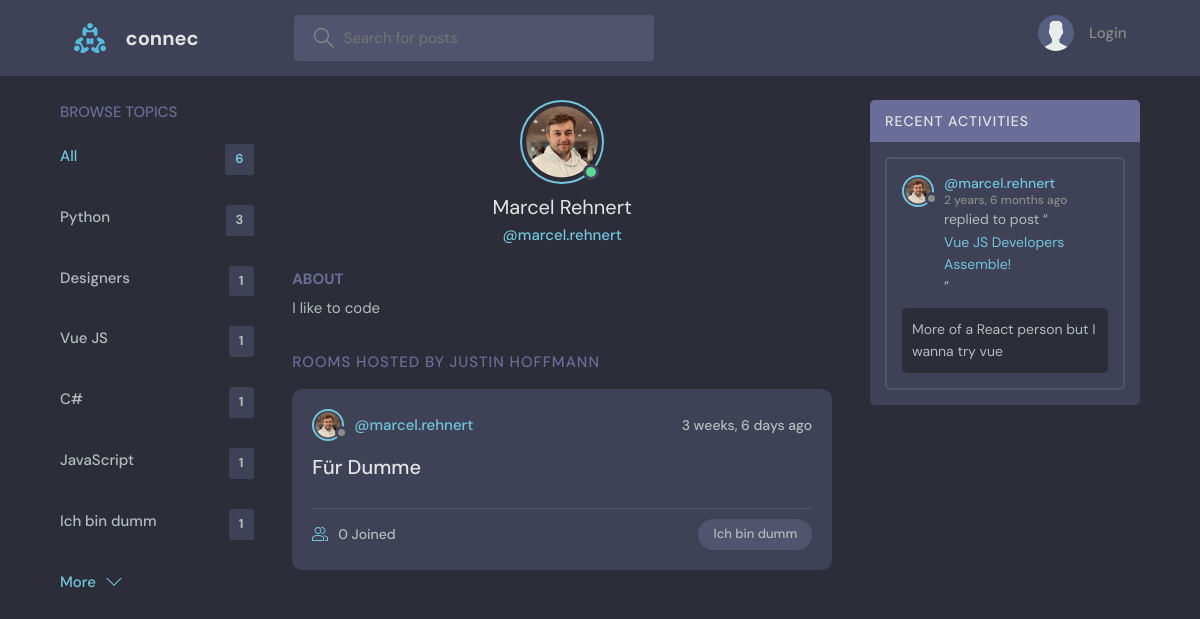
The page /profile/4/ on the database its author committed.
### base/models.py (models this page shows, shortened)
class Topic(models.Model):
    name = models.CharField(max_length=200)

class User(AbstractUser):
    name = models.CharField(max_length=200, null=True)
    email = models.EmailField(unique=True, null=True)
    bio = models.TextField(null=True)
    avatar = models.ImageField(null=True, default="avatar.svg")
    USERNAME_FIELD = 'email'
    REQUIRED_FIELDS = []

class Room(models.Model):
    host = models.ForeignKey(User, on_delete=models.SET_NULL, null=True)
    topic = models.ForeignKey(Topic, on_delete=models.SET_NULL, null=True)
    name = models.CharField(max_length=200)
    description = models.TextField(null=True, blank=True)
    participants = models.ManyToManyField(
        User, related_name='participants', blank=True)
    updated = models.DateTimeField(auto_now=True)
    created = models.DateTimeField(auto_now_add=True)
    class Meta:
        ordering = ['-updated', '-created']
    def __str__(self):
        return self.name

class Message(models.Model):
    user = models.ForeignKey(User, on_delete=models.CASCADE)
    room = models.ForeignKey(Room, on_delete=models.CASCADE)
    body = models.TextField()
    updated = models.DateTimeField(auto_now=True)
    created = models.DateTimeField(auto_now_add=True)
    class Meta:
        ordering = ['-updated', '-created']

### base/views.py (the view)
# urls.py: path('profile/<str:pk>/', views.userProfile, name="user-profile"),
def userProfile(request, pk):
    user = User.objects.get(id=pk)
    rooms = user.room_set.all()
    room_messages = user.message_set.all()
    topics = Topic.objects.all()
    context = {'user': user, 'rooms': rooms,
               'room_messages': room_messages, 'topics': topics}
    return render(request, 'base/profile.html', context)

### base/templates/base/profile.html (shortened to what this page needs)
{% extends 'main.html' %}
{% block content %}
<main class="profile-page layout layout--3">
  <div class="container">
    {% include 'base/topics_component.html' %}
    <div class="roomList">
      <div class="profile">
        <div class="profile__avatar">
          <div class="avatar avatar--large active">
            <img src="{{user.avatar.url}}" />
          </div>
        </div>
        <div class="profile__info">
          <h3>{{user.name}}</h3>
          <p>@{{user.username}}</p>
        </div>
        <div class="profile__about">
          <h3>About</h3>
          <p>
            {{user.bio}}
          </p>
        </div>
      </div>
      <div class="roomList__header">
        <div>
          <h2>Rooms hosted by Justin Hoffmann</a>
          </h2>
        </div>
      </div>
      {% include 'base/feed_component.html' %}
    </div>
    {% include 'base/activity_component.html' %}
  </div>
</main>
{% endblock content %}

### templates/main.html (shortened to what this page needs)
<!DOCTYPE html>
{% load static %}
<html lang="en">
<head>
    <link rel="stylesheet" href="{% static 'styles/style.css' %}" />
</head>
<body>
    {% include 'navbar.html' %}
    {% block content %}
    {% endblock %}
</body>
</html>

### templates/navbar.html (shortened to what this page needs)
{% load static %}
<header class="header header--loggedIn">
    <div class="container">
        <a href="{% url 'home' %}" class="header__logo">
            <img src="{% static 'images/logo.svg' %}" />
            <h1>connec</h1>
        </a>
        <form class="header__search" method="GET" action="{% url 'home' %}">
            <label>
                <input name="q" placeholder="Search for posts" />
            </label>
        </form>
        <nav class="header__menu">
            {% if request.user.is_authenticated %}
            <div class="header__user">
                <a href="{% url 'update-user' %}">
                    <div class="avatar avatar--medium active">
                        <img src="{{request.user.avatar.url}}" />
                    </div>
                    <p>{{request.user.username}} <span>@{{request.user.username}}</span></p>
                </a>
                <button class="dropdown-button">
                    <svg version="1.1" xmlns="http://www.w3.org/2000/svg" width="32" height="32" viewBox="0 0 32 32">
                        <title>chevron-down</title>
                        <path d="M16 21l-13-13h-3l16 16 16-16h-3l-13 13z"></path>
                    </svg>
                </button>
            </div>
            {% else %}
            <a href="{% url 'login' %}">
                <img src="{% static 'images/avatar.svg' %}" />
                <p>Login</p>
            </a>
            {% endif %}
        </nav>
    </div>
</header>

### base/templates/base/topics_component.html
<div class="topics">
    <div class="topics__header">
        <h2>Browse Topics</h2>
    </div>
    <ul class="topics__list">
        <li>
            <a href="{% url 'home' %}" class="active">All <span>{{topics.count}}</span></a>
        </li>
        {% for topic in topics %}
        <li>
            <a href="{% url 'home' %}?q={{topic.name}}">{{topic.name}}<span>{{topic.room_set.all.count}}</span></a>
        </li>
        {% endfor %}
    </ul>
    <a class="btn btn--link" href="{% url 'topics' %}">
        More
        <svg version="1.1" xmlns="http://www.w3.org/2000/svg" width="32" height="32" viewBox="0 0 32 32">
            <title>chevron-down</title>
            <path d="M16 21l-13-13h-3l16 16 16-16h-3l-13 13z"></path>
        </svg>
    </a>
</div>

### base/templates/base/feed_component.html (shortened to what this page needs)
{% for room in rooms %}
<div class="roomListRoom">
    <div class="roomListRoom__header">
        <a href="{% url 'user-profile' room.host.id %}" class="roomListRoom__author">
            <div class="avatar avatar--small">
                <img src="{{room.host.avatar.url}}" />
            </div>
            <span>@{{room.host.username}}</span>
        </a>
        <div class="roomListRoom__actions">
            <span>{{room.created|timesince}} ago</span>
        </div>
    </div>
    <div class="roomListRoom__content">
        <a href="{% url 'room' room.id %}">{{room.name}}</a>
    </div>
    <div class="roomListRoom__meta">
        <a href="{% url 'room' room.id %}" class="roomListRoom__joined">
            {{room.participants.all.count}} Joined
        </a>
        <p class="roomListRoom__topic">{{room.topic.name}}</p>
    </div>
</div>
{% endfor %}

### base/templates/base/activity_component.html (shortened to what this page needs)
<div class="activities">
    <div class="activities__header">
        <h2>Recent Activities</h2>
    </div>
    {% for message in room_messages %}
    <div class="activities__box">
        <div class="activities__boxHeader roomListRoom__header">
            <a href="{% url 'user-profile' message.user.id %}" class="roomListRoom__author">
                <div class="avatar avatar--small">
                    <img src="{{message.user.avatar.url}}" />
                </div>
                <p>
                    @{{message.user.username}}
                    <span>{{message.created|timesince}} ago</span>
                </p>
            </a>
        </div>
        <div class="activities__boxContent">
            <p>replied to post “<a href="{% url 'room' message.room.id %}">{{message.room}}</a>”</p>
            <div class="activities__boxRoomContent">{{message.body}}</div>
        </div>
    </div>
    {% endfor %}
</div>

### rows shown on the page
Topic: name "Python", room_set.all.count "3"
Topic: name "Designers", room_set.all.count "1"
Topic: name "Vue JS", room_set.all.count "1"
Topic: name "C#", room_set.all.count "1"
Topic: name "JavaScript", room_set.all.count "1"
Topic: name "Ich bin dumm", room_set.all.count "1"
User: avatar (picture), name "Marcel Rehnert", username "marcel.rehnert", bio "I like to code"
Room: host.avatar (picture), host.username "marcel.rehnert", created "3 weeks, 6 days", name "Für Dumme", participants.all.count "0", topic.name "Ich bin dumm"
Message: user.avatar (picture), user.username "marcel.rehnert", created "2 years, 6 months", room "Vue JS Developers Assemble!", body "More of a React person but I wanna try vue"

### other values the page prints
{{ topics.count }} "6"
